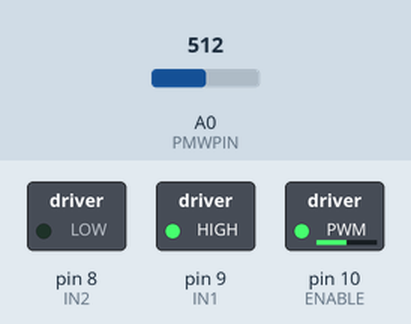
A sketch run on a simulated Arduino Uno, built with avr-gcc and run on an emulated ATmega328P. On the bench: switched loads named in the sketch (green lamp = pin HIGH). The inputs (shaded band) are chosen by the test bench; at power-on: A0 (PMWPIN) = 512.

Above: at 1.2 s.
1.3 s: A0 (PMWPIN) set to 716
At 1.6 s:
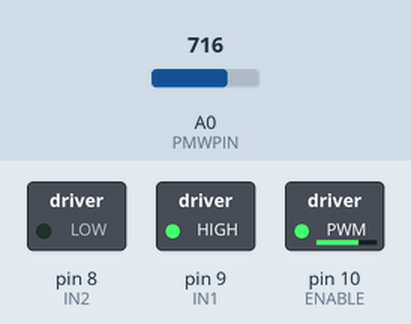
2.8 s: A0 (PMWPIN) set to 900
At 4.0 s:
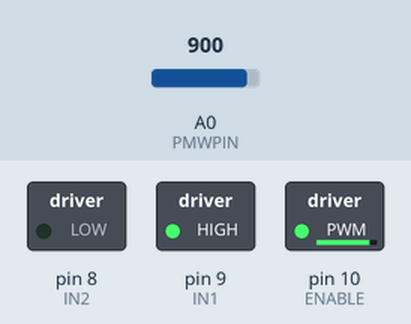
4.3 s: A0 (PMWPIN) set to 122
At 5.1 s:
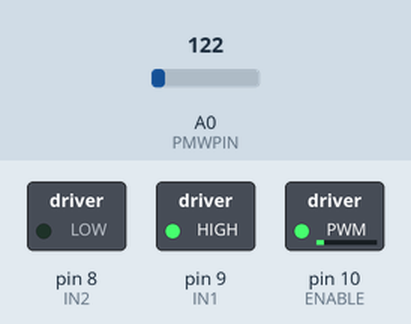
5.8 s: A0 (PMWPIN) set to 0
At 6.2 s:
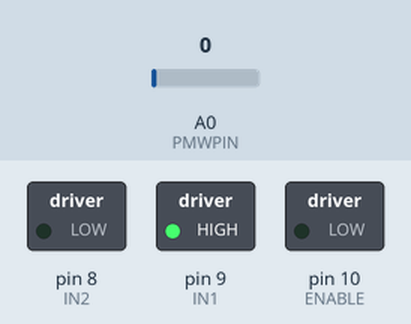
7.3 s: A0 (PMWPIN) set to 511
At 8.6 s:
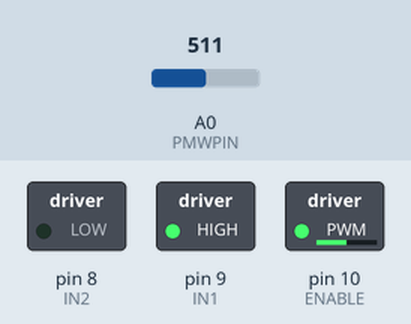
Timing chart, 0 to 9.8 s (numbered marks = the images above; inputs shaded):
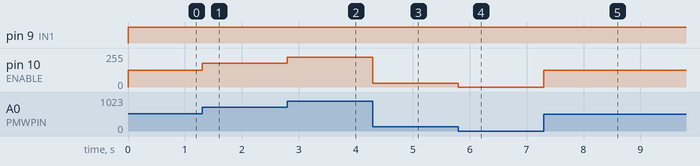

The sketch:

t_OF_The_DC_Motor_Speed_Control_With_POTENTIOMETER_OR_POT_._.INO
```cpp
// The Project OF The DC Motor Speed Control With POTENTIOMETER OR POT .

// In This Program, We Want To Show The DC Motor Speed Control With The POTENTIOMETER OR POT .

// The Main Code OF The Project OF The DC Motor Speed Control With POTENTIOMETER OR POT . . INO . .


int ENABLE = 10;                                                                                                                // Basic Definition : Number 10 . :
int IN1 = 9;                                                                                                                   // Basic Definition : Number 9 . :
int IN2 = 8;                                                                                                                  // Basic Definition : Number 8 . :
int PMWPIN = A0;                                                                                                             // Basic Definition : Number A0 . :
int C = 0;                                                                                                                  // Basic Definition : Number 0 . :


void setup () {

  pinMode (ENABLE , OUTPUT);                                                                                          // Introducing The OUTPUT Pin .
  pinMode (IN1 , OUTPUT);                                                                                            // Introducing The OUTPUT Pin .
  pinMode (IN2 , OUTPUT);                                                                                           // Introducing The OUTPUT Pin .
  pinMode (PMWPIN, INPUT);                                                                                         // Introducing The INPUT Pin .

}


void loop () {

  digitalWrite (IN1, HIGH);                                                                               // The Activation OF The IN1 OUTPUT .
  digitalWrite (IN2, LOW);                                                                               // The Inactivation OF The IN1 OUTPUT .
  C = analogRead (PMWPIN);
  C = map (C, 0, 1023, 0, 255);
  analogWrite (ENABLE, C);

}
```

Measured:
- after the input at 1.3 s, pin 10 (ENABLE): 127/255 → 178/255 at once
- after the input at 2.8 s, pin 10 (ENABLE): 178/255 → 224/255 at once
- after the input at 4.3 s, pin 10 (ENABLE): 224/255 → 30/255 at once
- after the input at 5.8 s, pin 10 (ENABLE): 30/255 → 0/255 at once
- after the input at 7.3 s, pin 10 (ENABLE): 0/255 → 127/255 at once
